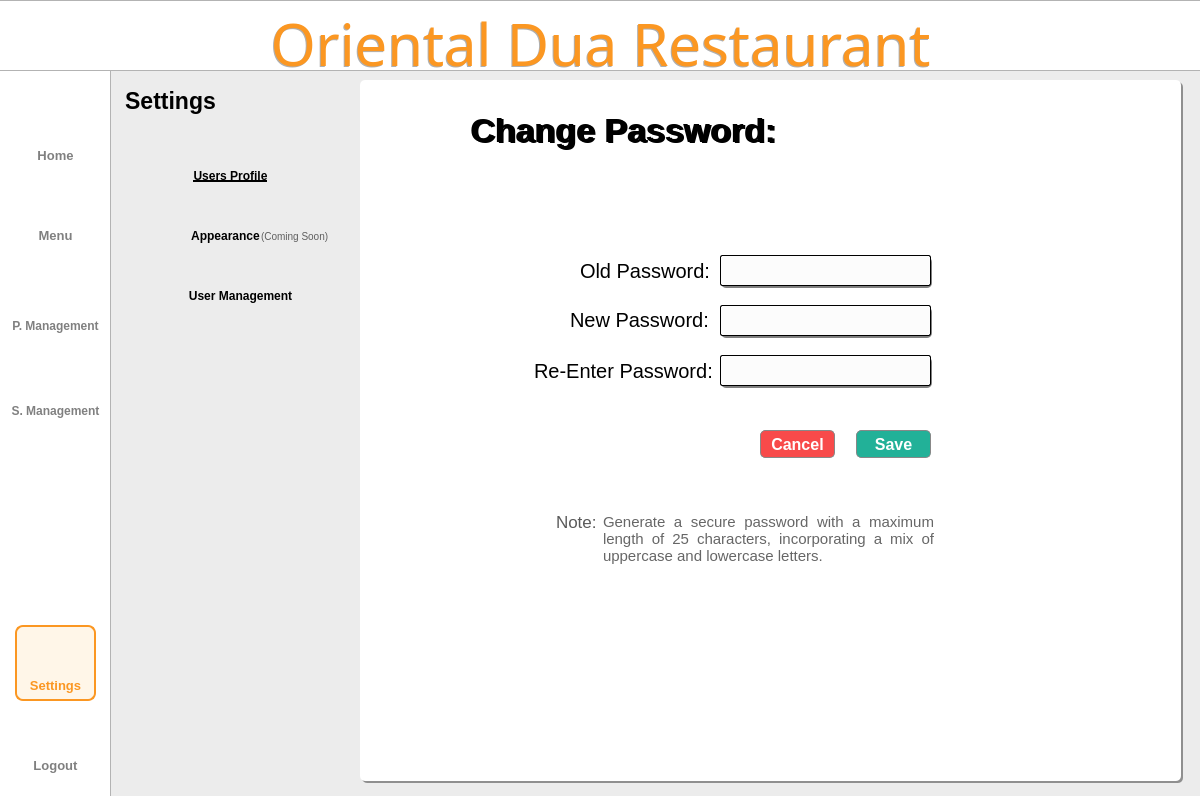
<?xml version="1.0" encoding="UTF-8"?>
<ui version="4.0">
 <class>Dialog</class>
 <widget class="QDialog" name="Dialog">
  <property name="geometry">
   <rect>
    <x>0</x>
    <y>0</y>
    <width>1200</width>
    <height>796</height>
   </rect>
  </property>
  <property name="windowTitle">
   <string>Dialog</string>
  </property>
  <widget class="QWidget" name="bgwidget" native="true">
   <property name="geometry">
    <rect>
     <x>0</x>
     <y>0</y>
     <width>1200</width>
     <height>800</height>
    </rect>
   </property>
   <property name="layoutDirection">
    <enum>Qt::LeftToRight</enum>
   </property>
   <property name="styleSheet">
    <string notr="true">QWidget#bgwidget{background-color: rgb(236, 236, 236);}

</string>
   </property>
   <widget class="QLabel" name="sidebar">
    <property name="geometry">
     <rect>
      <x>-10</x>
      <y>-10</y>
      <width>121</width>
      <height>891</height>
     </rect>
    </property>
    <property name="styleSheet">
     <string notr="true">background-color: rgb(255, 255, 255);
border: 1px solid rgba(0, 0, 0, 0.3);  </string>
    </property>
    <property name="text">
     <string/>
    </property>
   </widget>
   <widget class="QLabel" name="titlebar">
    <property name="geometry">
     <rect>
      <x>-2</x>
      <y>0</y>
      <width>1204</width>
      <height>71</height>
     </rect>
    </property>
    <property name="styleSheet">
     <string notr="true">background-color: rgb(255, 255, 255);
border: 1px solid rgba(0, 0, 0, 0.3);  </string>
    </property>
    <property name="text">
     <string/>
    </property>
   </widget>
   <widget class="QLabel" name="whitebg">
    <property name="geometry">
     <rect>
      <x>360</x>
      <y>80</y>
      <width>821</width>
      <height>701</height>
     </rect>
    </property>
    <property name="styleSheet">
     <string notr="true">background-color: rgb(255, 255, 255);
border-radius: 5px;  </string>
    </property>
    <property name="text">
     <string/>
    </property>
   </widget>
   <widget class="QLabel" name="title">
    <property name="geometry">
     <rect>
      <x>0</x>
      <y>10</y>
      <width>1201</width>
      <height>71</height>
     </rect>
    </property>
    <property name="styleSheet">
     <string notr="true">QLabel#title{
	color: #FB9722;
    font-family: Sacramento;
    font-size: 58px;
    font-weight: 400;
    padding-bottom: 5px;
    text-align: center;
}</string>
    </property>
    <property name="text">
     <string>Oriental Dua Restaurant</string>
    </property>
    <property name="alignment">
     <set>Qt::AlignCenter</set>
    </property>
    <property name="wordWrap">
     <bool>true</bool>
    </property>
   </widget>
   <widget class="QLabel" name="settings">
    <property name="geometry">
     <rect>
      <x>110</x>
      <y>80</y>
      <width>121</width>
      <height>41</height>
     </rect>
    </property>
    <property name="styleSheet">
     <string notr="true">QLabel#settings{
    color: #000000;
    font-family: 'Roboto';
    font-size: 23px;
    font-weight: 500;
}</string>
    </property>
    <property name="text">
     <string>Settings</string>
    </property>
    <property name="alignment">
     <set>Qt::AlignCenter</set>
    </property>
   </widget>
   <widget class="QLabel" name="userprofIcon">
    <property name="geometry">
     <rect>
      <x>140</x>
      <y>160</y>
      <width>35</width>
      <height>35</height>
     </rect>
    </property>
    <property name="styleSheet">
     <string notr="true"/>
    </property>
    <property name="text">
     <string/>
    </property>
    <property name="pixmap">
     <pixmap resource="../resource.qrc">:/icon/icons/user.png</pixmap>
    </property>
    <property name="scaledContents">
     <bool>true</bool>
    </property>
    <property name="alignment">
     <set>Qt::AlignCenter</set>
    </property>
   </widget>
   <widget class="QPushButton" name="logoutbtn">
    <property name="geometry">
     <rect>
      <x>15</x>
      <y>750</y>
      <width>81</width>
      <height>31</height>
     </rect>
    </property>
    <property name="styleSheet">
     <string notr="true">QPushButton{
    color: rgba(0,0,0, 0.5);
    font-family: 'Inter';
    font-size: 13px;
    font-weight: 500;
	border:none;
}

QPushButton:hover{
color: #FB9722;
border: 2px solid #FB9722;
border-radius: 8px;
background-color: rgba(255, 167, 25, 0.1);
}</string>
    </property>
    <property name="text">
     <string>Logout</string>
    </property>
   </widget>
   <widget class="QLabel" name="logoutIcon">
    <property name="geometry">
     <rect>
      <x>39</x>
      <y>715</y>
      <width>35</width>
      <height>35</height>
     </rect>
    </property>
    <property name="minimumSize">
     <size>
      <width>35</width>
      <height>35</height>
     </size>
    </property>
    <property name="maximumSize">
     <size>
      <width>35</width>
      <height>35</height>
     </size>
    </property>
    <property name="styleSheet">
     <string notr="true">QLabel#Pmanagementbtn{
    color: rgba(0,0,0, 0.5);
    font-family: 'Roboto';
    font-size: 11px;
    font-weight: 300;
}</string>
    </property>
    <property name="text">
     <string/>
    </property>
    <property name="pixmap">
     <pixmap resource="../resource.qrc">:/icon/icons/shutdown.png</pixmap>
    </property>
    <property name="scaledContents">
     <bool>true</bool>
    </property>
    <property name="alignment">
     <set>Qt::AlignCenter</set>
    </property>
   </widget>
   <widget class="QPushButton" name="userprofbtn">
    <property name="geometry">
     <rect>
      <x>180</x>
      <y>160</y>
      <width>101</width>
      <height>31</height>
     </rect>
    </property>
    <property name="styleSheet">
     <string notr="true">QPushButton{
    color: #000000;
    font-family: &quot;Roboto&quot;;
    font-size: 12px;
    font-weight: 500;
	border:none;
	text-decoration: underline;
}

</string>
    </property>
    <property name="text">
     <string>Users Profile</string>
    </property>
   </widget>
   <widget class="QLabel" name="myprofile">
    <property name="geometry">
     <rect>
      <x>470</x>
      <y>110</y>
      <width>341</width>
      <height>41</height>
     </rect>
    </property>
    <property name="styleSheet">
     <string notr="true">QLabel{
    color: #000000;
    font-family: 'Inter';
    font-size: 34px;
    font-weight: bold;
}</string>
    </property>
    <property name="text">
     <string>Change Password:</string>
    </property>
    <property name="alignment">
     <set>Qt::AlignLeading|Qt::AlignLeft|Qt::AlignVCenter</set>
    </property>
   </widget>
   <widget class="QLabel" name="appearanceIcon">
    <property name="geometry">
     <rect>
      <x>140</x>
      <y>220</y>
      <width>35</width>
      <height>35</height>
     </rect>
    </property>
    <property name="styleSheet">
     <string notr="true"/>
    </property>
    <property name="text">
     <string/>
    </property>
    <property name="pixmap">
     <pixmap resource="../resource.qrc">:/icon/icons/appearance.png</pixmap>
    </property>
    <property name="scaledContents">
     <bool>true</bool>
    </property>
    <property name="alignment">
     <set>Qt::AlignCenter</set>
    </property>
   </widget>
   <widget class="QPushButton" name="appearancebtn">
    <property name="geometry">
     <rect>
      <x>180</x>
      <y>220</y>
      <width>91</width>
      <height>31</height>
     </rect>
    </property>
    <property name="styleSheet">
     <string notr="true">QPushButton{
    color: #000000;
    font-family: &quot;Roboto&quot;;
    font-size: 12px;
    font-weight: 500;
	border:none;
}

QPushButton:hover{text-decoration: underline;}</string>
    </property>
    <property name="text">
     <string>Appearance</string>
    </property>
   </widget>
   <widget class="QLabel" name="label_3">
    <property name="geometry">
     <rect>
      <x>580</x>
      <y>260</y>
      <width>131</width>
      <height>21</height>
     </rect>
    </property>
    <property name="styleSheet">
     <string notr="true">QLabel{
    color: #000000;
    font-family: &quot;Roboto&quot;;
    font-size: 20px;
    font-weight: 400;

}</string>
    </property>
    <property name="text">
     <string>Old Password:</string>
    </property>
    <property name="alignment">
     <set>Qt::AlignLeading|Qt::AlignLeft|Qt::AlignVCenter</set>
    </property>
   </widget>
   <widget class="QLabel" name="label_4">
    <property name="geometry">
     <rect>
      <x>570</x>
      <y>309</y>
      <width>151</width>
      <height>21</height>
     </rect>
    </property>
    <property name="styleSheet">
     <string notr="true">QLabel{
    color: #000000;
    font-family: &quot;Roboto&quot;;
    font-size: 20px;
    font-weight: 400;
}</string>
    </property>
    <property name="text">
     <string>New Password:</string>
    </property>
    <property name="alignment">
     <set>Qt::AlignLeading|Qt::AlignLeft|Qt::AlignVCenter</set>
    </property>
   </widget>
   <widget class="QLineEdit" name="old_passwordfield">
    <property name="geometry">
     <rect>
      <x>720</x>
      <y>255</y>
      <width>211</width>
      <height>31</height>
     </rect>
    </property>
    <property name="styleSheet">
     <string notr="true">QLineEdit{
border: 1px solid rgba(0, 0, 0, 1); 
border-radius: 2px;
background-color: rgb(252, 252, 252);
padding-left: 5px;
padding-right: 25px;
font-family: &quot;Roboto&quot;;
font-size: 19px;
font-weight: 400;
}</string>
    </property>
    <property name="echoMode">
     <enum>QLineEdit::Password</enum>
    </property>
    <property name="readOnly">
     <bool>false</bool>
    </property>
   </widget>
   <widget class="QLabel" name="usersIcon">
    <property name="geometry">
     <rect>
      <x>140</x>
      <y>280</y>
      <width>35</width>
      <height>35</height>
     </rect>
    </property>
    <property name="styleSheet">
     <string notr="true"/>
    </property>
    <property name="text">
     <string/>
    </property>
    <property name="pixmap">
     <pixmap resource="../resource.qrc">:/icon/icons/users.png</pixmap>
    </property>
    <property name="scaledContents">
     <bool>true</bool>
    </property>
    <property name="alignment">
     <set>Qt::AlignCenter</set>
    </property>
   </widget>
   <widget class="QPushButton" name="usersbtn">
    <property name="geometry">
     <rect>
      <x>180</x>
      <y>280</y>
      <width>121</width>
      <height>31</height>
     </rect>
    </property>
    <property name="styleSheet">
     <string notr="true">QPushButton{
    color: #000000;
    font-family: &quot;Roboto&quot;;
    font-size: 12px;
    font-weight: 500;
	border:none;
}

QPushButton:hover{text-decoration: underline;}</string>
    </property>
    <property name="text">
     <string>User Management</string>
    </property>
   </widget>
   <widget class="QLabel" name="menuIcon">
    <property name="geometry">
     <rect>
      <x>40</x>
      <y>190</y>
      <width>30</width>
      <height>30</height>
     </rect>
    </property>
    <property name="minimumSize">
     <size>
      <width>30</width>
      <height>30</height>
     </size>
    </property>
    <property name="maximumSize">
     <size>
      <width>35</width>
      <height>35</height>
     </size>
    </property>
    <property name="styleSheet">
     <string notr="true">QLabel#Pmanagementbtn{
    color: rgba(0,0,0, 0.5);
    font-family: 'Roboto';
    font-size: 11px;
    font-weight: 300;
}</string>
    </property>
    <property name="text">
     <string/>
    </property>
    <property name="pixmap">
     <pixmap resource="../resource.qrc">:/icon/icons/menu.png</pixmap>
    </property>
    <property name="scaledContents">
     <bool>true</bool>
    </property>
    <property name="alignment">
     <set>Qt::AlignCenter</set>
    </property>
   </widget>
   <widget class="QLabel" name="homeIcon">
    <property name="geometry">
     <rect>
      <x>40</x>
      <y>110</y>
      <width>30</width>
      <height>30</height>
     </rect>
    </property>
    <property name="minimumSize">
     <size>
      <width>30</width>
      <height>30</height>
     </size>
    </property>
    <property name="maximumSize">
     <size>
      <width>35</width>
      <height>35</height>
     </size>
    </property>
    <property name="styleSheet">
     <string notr="true">QLabel#Pmanagementbtn{
    color: rgba(0,0,0, 0.5);
    font-family: 'Roboto';
    font-size: 11px;
    font-weight: 300;
}</string>
    </property>
    <property name="text">
     <string/>
    </property>
    <property name="pixmap">
     <pixmap resource="../resource.qrc">:/icon/icons/home.png</pixmap>
    </property>
    <property name="scaledContents">
     <bool>true</bool>
    </property>
    <property name="alignment">
     <set>Qt::AlignCenter</set>
    </property>
   </widget>
   <widget class="QLabel" name="reportIcon">
    <property name="geometry">
     <rect>
      <x>39</x>
      <y>360</y>
      <width>35</width>
      <height>35</height>
     </rect>
    </property>
    <property name="minimumSize">
     <size>
      <width>35</width>
      <height>35</height>
     </size>
    </property>
    <property name="maximumSize">
     <size>
      <width>35</width>
      <height>35</height>
     </size>
    </property>
    <property name="styleSheet">
     <string notr="true">QLabel#Pmanagementbtn{
    color: rgba(0,0,0, 0.5);
    font-family: 'Roboto';
    font-size: 11px;
    font-weight: 300;
}</string>
    </property>
    <property name="text">
     <string/>
    </property>
    <property name="pixmap">
     <pixmap resource="../resource.qrc">:/icon/icons/report.png</pixmap>
    </property>
    <property name="scaledContents">
     <bool>true</bool>
    </property>
    <property name="alignment">
     <set>Qt::AlignCenter</set>
    </property>
   </widget>
   <widget class="QLabel" name="p_mIcon">
    <property name="geometry">
     <rect>
      <x>37</x>
      <y>270</y>
      <width>40</width>
      <height>40</height>
     </rect>
    </property>
    <property name="minimumSize">
     <size>
      <width>40</width>
      <height>40</height>
     </size>
    </property>
    <property name="maximumSize">
     <size>
      <width>40</width>
      <height>40</height>
     </size>
    </property>
    <property name="styleSheet">
     <string notr="true">QLabel#Pmanagementbtn{
    color: rgba(0,0,0, 0.5);
    font-family: 'Roboto';
    font-size: 11px;
    font-weight: 300;
}</string>
    </property>
    <property name="text">
     <string/>
    </property>
    <property name="pixmap">
     <pixmap resource="../resource.qrc">:/icon/icons/productm.png</pixmap>
    </property>
    <property name="scaledContents">
     <bool>true</bool>
    </property>
    <property name="alignment">
     <set>Qt::AlignCenter</set>
    </property>
   </widget>
   <widget class="QPushButton" name="p_managementbtn">
    <property name="geometry">
     <rect>
      <x>5</x>
      <y>310</y>
      <width>101</width>
      <height>31</height>
     </rect>
    </property>
    <property name="styleSheet">
     <string notr="true">QPushButton{
    color: rgba(0,0,0, 0.5);
    font-family: 'Inter';
    font-size: 12px;
    font-weight: 500;
	border:none;
}

QPushButton:hover{
color: #FB9722;
border: 2px solid #FB9722;
border-radius: 8px;
background-color: rgba(255, 167, 25, 0.1);
}</string>
    </property>
    <property name="text">
     <string>P. Management</string>
    </property>
   </widget>
   <widget class="QPushButton" name="homebtn">
    <property name="geometry">
     <rect>
      <x>15</x>
      <y>140</y>
      <width>81</width>
      <height>31</height>
     </rect>
    </property>
    <property name="styleSheet">
     <string notr="true">QPushButton{
    color: rgba(0,0,0, 0.5);
    font-family: 'Inter';
    font-size: 13px;
    font-weight: 500;
	border:none;
}

QPushButton:hover{
color: #FB9722;
border: 2px solid #FB9722;
border-radius: 8px;
background-color: rgba(255, 167, 25, 0.1);
}</string>
    </property>
    <property name="text">
     <string>Home</string>
    </property>
   </widget>
   <widget class="QPushButton" name="menubtn">
    <property name="geometry">
     <rect>
      <x>15</x>
      <y>220</y>
      <width>81</width>
      <height>31</height>
     </rect>
    </property>
    <property name="styleSheet">
     <string notr="true">QPushButton{
    color: rgba(0,0,0, 0.5);
    font-family: 'Inter';
    font-size: 13px;
    font-weight: 500;
	border:none;
}

QPushButton:hover{
color: #FB9722;
border: 2px solid #FB9722;
border-radius: 8px;
background-color: rgba(255, 167, 25, 0.1);
}</string>
    </property>
    <property name="text">
     <string>Menu</string>
    </property>
   </widget>
   <widget class="QLabel" name="settingIcon">
    <property name="geometry">
     <rect>
      <x>39</x>
      <y>634</y>
      <width>35</width>
      <height>35</height>
     </rect>
    </property>
    <property name="minimumSize">
     <size>
      <width>35</width>
      <height>35</height>
     </size>
    </property>
    <property name="maximumSize">
     <size>
      <width>35</width>
      <height>35</height>
     </size>
    </property>
    <property name="styleSheet">
     <string notr="true">QLabel#Pmanagementbtn{
    color: rgba(0,0,0, 0.5);
    font-family: 'Roboto';
    font-size: 11px;
    font-weight: 300;
}</string>
    </property>
    <property name="text">
     <string/>
    </property>
    <property name="pixmap">
     <pixmap resource="../resource.qrc">:/icon/icons/settings2.png</pixmap>
    </property>
    <property name="scaledContents">
     <bool>true</bool>
    </property>
    <property name="alignment">
     <set>Qt::AlignCenter</set>
    </property>
   </widget>
   <widget class="QLabel" name="label_5">
    <property name="geometry">
     <rect>
      <x>15</x>
      <y>625</y>
      <width>81</width>
      <height>76</height>
     </rect>
    </property>
    <property name="styleSheet">
     <string notr="true">QLabel{
	background-color: rgba(255, 167, 25, 0.1);
	border: 2px solid #FB9722;
	border-radius: 8px;
}</string>
    </property>
    <property name="text">
     <string/>
    </property>
   </widget>
   <widget class="QPushButton" name="settingsbtn">
    <property name="geometry">
     <rect>
      <x>15</x>
      <y>670</y>
      <width>81</width>
      <height>31</height>
     </rect>
    </property>
    <property name="styleSheet">
     <string notr="true">QPushButton{
    color: #FB9722;;
    font-family: 'Inter';
    font-size: 13px;
    font-weight: 500;
	border:none;
}
</string>
    </property>
    <property name="text">
     <string>Settings</string>
    </property>
   </widget>
   <widget class="QLabel" name="whitebg_2">
    <property name="geometry">
     <rect>
      <x>362</x>
      <y>82</y>
      <width>821</width>
      <height>701</height>
     </rect>
    </property>
    <property name="styleSheet">
     <string notr="true">background-color: rgba(0, 0, 0, 100);
border-radius: 5px;  </string>
    </property>
    <property name="text">
     <string/>
    </property>
   </widget>
   <widget class="QLabel" name="myprofileshadow">
    <property name="geometry">
     <rect>
      <x>472</x>
      <y>111</y>
      <width>461</width>
      <height>41</height>
     </rect>
    </property>
    <property name="styleSheet">
     <string notr="true">QLabel{
    color:rgba(0,0,0, .4);
    font-family: 'Inter';
    font-size: 34px;
    font-weight: bold;
}</string>
    </property>
    <property name="text">
     <string>Change Password:</string>
    </property>
    <property name="alignment">
     <set>Qt::AlignLeading|Qt::AlignLeft|Qt::AlignVCenter</set>
    </property>
   </widget>
   <widget class="QLabel" name="title_3">
    <property name="geometry">
     <rect>
      <x>-1</x>
      <y>11</y>
      <width>1201</width>
      <height>71</height>
     </rect>
    </property>
    <property name="styleSheet">
     <string notr="true">QLabel{
color: rgba(0, 0, 0, 80);
    font-family: Sacramento;
    font-size: 58px;
    font-weight: 400;
    padding-bottom: 5px;
    text-align: center;
}
</string>
    </property>
    <property name="text">
     <string>Oriental Dua Restaurant</string>
    </property>
    <property name="alignment">
     <set>Qt::AlignCenter</set>
    </property>
    <property name="wordWrap">
     <bool>true</bool>
    </property>
   </widget>
   <widget class="QLabel" name="profileimg">
    <property name="geometry">
     <rect>
      <x>390</x>
      <y>100</y>
      <width>71</width>
      <height>71</height>
     </rect>
    </property>
    <property name="styleSheet">
     <string notr="true">QLabel{
    color: #000000;
    font-family: 'Inter';
    font-size: 34px;
    font-weight: bold;
}</string>
    </property>
    <property name="text">
     <string/>
    </property>
    <property name="pixmap">
     <pixmap resource="../resource.qrc">:/icon/icons/cresume.png</pixmap>
    </property>
    <property name="scaledContents">
     <bool>true</bool>
    </property>
    <property name="alignment">
     <set>Qt::AlignCenter</set>
    </property>
   </widget>
   <widget class="QLabel" name="label_6">
    <property name="geometry">
     <rect>
      <x>534</x>
      <y>360</y>
      <width>181</width>
      <height>21</height>
     </rect>
    </property>
    <property name="styleSheet">
     <string notr="true">QLabel{
    color: #000000;
    font-family: &quot;Roboto&quot;;
    font-size: 20px;
    font-weight: 400;

}</string>
    </property>
    <property name="text">
     <string>Re-Enter Password:</string>
    </property>
    <property name="alignment">
     <set>Qt::AlignLeading|Qt::AlignLeft|Qt::AlignVCenter</set>
    </property>
   </widget>
   <widget class="QLineEdit" name="new_passwordfield">
    <property name="geometry">
     <rect>
      <x>720</x>
      <y>305</y>
      <width>211</width>
      <height>31</height>
     </rect>
    </property>
    <property name="styleSheet">
     <string notr="true">QLineEdit{
border: 1px solid rgba(0, 0, 0, 1); 
border-radius: 2px;
background-color: rgb(252, 252, 252);
padding-left: 5px;
padding-right: 25px;
font-family: &quot;Roboto&quot;;
font-size: 19px;
font-weight: 400;
}</string>
    </property>
    <property name="frame">
     <bool>true</bool>
    </property>
    <property name="echoMode">
     <enum>QLineEdit::Password</enum>
    </property>
    <property name="readOnly">
     <bool>false</bool>
    </property>
   </widget>
   <widget class="QLineEdit" name="re_passwordfield">
    <property name="geometry">
     <rect>
      <x>720</x>
      <y>355</y>
      <width>211</width>
      <height>31</height>
     </rect>
    </property>
    <property name="styleSheet">
     <string notr="true">QLineEdit{
border: 1px solid rgba(0, 0, 0, 1); 
border-radius: 2px;
background-color: rgb(252, 252, 252);
padding-left: 5px;
padding-right: 25px;
font-family: &quot;Roboto&quot;;
font-size: 19px;
font-weight: 400;
}</string>
    </property>
    <property name="echoMode">
     <enum>QLineEdit::Password</enum>
    </property>
    <property name="readOnly">
     <bool>false</bool>
    </property>
   </widget>
   <widget class="QLabel" name="label_11">
    <property name="geometry">
     <rect>
      <x>721</x>
      <y>307</y>
      <width>211</width>
      <height>31</height>
     </rect>
    </property>
    <property name="styleSheet">
     <string notr="true">	border-radius: 5px;
    background-color: rgba(0, 0, 0, 0.5);
</string>
    </property>
    <property name="text">
     <string/>
    </property>
   </widget>
   <widget class="QLabel" name="label_12">
    <property name="geometry">
     <rect>
      <x>721</x>
      <y>257</y>
      <width>211</width>
      <height>31</height>
     </rect>
    </property>
    <property name="styleSheet">
     <string notr="true">	border-radius: 5px;
    background-color: rgba(0, 0, 0, 0.5);
</string>
    </property>
    <property name="text">
     <string/>
    </property>
   </widget>
   <widget class="QLabel" name="label_13">
    <property name="geometry">
     <rect>
      <x>721</x>
      <y>357</y>
      <width>211</width>
      <height>31</height>
     </rect>
    </property>
    <property name="styleSheet">
     <string notr="true">	border-radius: 5px;
    background-color: rgba(0, 0, 0, 0.5);
</string>
    </property>
    <property name="text">
     <string/>
    </property>
   </widget>
   <widget class="QLabel" name="label_7">
    <property name="geometry">
     <rect>
      <x>556</x>
      <y>511</y>
      <width>51</width>
      <height>21</height>
     </rect>
    </property>
    <property name="styleSheet">
     <string notr="true">QLabel{
   
	color: rgba(0, 0, 0, 0.65);
    font-family: &quot;Roboto&quot;;
    font-size: 17px;
    font-weight: 400;

}</string>
    </property>
    <property name="text">
     <string>Note:</string>
    </property>
    <property name="alignment">
     <set>Qt::AlignLeading|Qt::AlignLeft|Qt::AlignVCenter</set>
    </property>
   </widget>
   <widget class="QLabel" name="label_8">
    <property name="geometry">
     <rect>
      <x>603</x>
      <y>513</y>
      <width>331</width>
      <height>110</height>
     </rect>
    </property>
    <property name="styleSheet">
     <string notr="true">QLabel{
   
	color: rgba(0, 0, 0, 0.6);
    font-family: &quot;Inter&quot;;
    font-size: 15px;
    font-weight: 350;

}</string>
    </property>
    <property name="text">
     <string>Generate a secure password with a maximum length of 25 characters, incorporating a mix of uppercase and lowercase letters.</string>
    </property>
    <property name="alignment">
     <set>Qt::AlignJustify|Qt::AlignTop</set>
    </property>
    <property name="wordWrap">
     <bool>true</bool>
    </property>
   </widget>
   <widget class="QPushButton" name="savebtn">
    <property name="geometry">
     <rect>
      <x>856</x>
      <y>430</y>
      <width>75</width>
      <height>28</height>
     </rect>
    </property>
    <property name="styleSheet">
     <string notr="true">QPushButton{
	color: #FFFFFF;
    background-color: #22B198;
    border: 1px solid #888888;
    border-radius: 5px;
	font-family: 'Inter';
    font-size: 16px;
    font-weight: 500;
}
QPushButton:hover {
	
	background-color: rgb(39, 206, 176);
}

QPushButton:pressed {
  background-color: #22B198;
}</string>
    </property>
    <property name="text">
     <string>Save</string>
    </property>
   </widget>
   <widget class="QPushButton" name="cancelbtn">
    <property name="geometry">
     <rect>
      <x>760</x>
      <y>430</y>
      <width>75</width>
      <height>28</height>
     </rect>
    </property>
    <property name="styleSheet">
     <string notr="true">QPushButton{
	color: #FFFFFF;
    background-color: #F84A4A;
    border: 1px solid #888888;
    border-radius: 5px;
	font-family: 'Inter';
    font-size: 16px;
    font-weight: 500;
}
QPushButton:hover {
	
	background-color: rgb(255, 93, 93);
}

QPushButton:pressed {

  background-color: #F84A4A;
}</string>
    </property>
    <property name="text">
     <string>Cancel</string>
    </property>
   </widget>
   <widget class="QLabel" name="label_14">
    <property name="geometry">
     <rect>
      <x>860</x>
      <y>433</y>
      <width>71</width>
      <height>28</height>
     </rect>
    </property>
    <property name="styleSheet">
     <string notr="true">	border-radius: 5px;
    background-color: rgba(0, 0, 0, .15);
</string>
    </property>
    <property name="text">
     <string/>
    </property>
   </widget>
   <widget class="QLabel" name="label_15">
    <property name="geometry">
     <rect>
      <x>765</x>
      <y>433</y>
      <width>71</width>
      <height>28</height>
     </rect>
    </property>
    <property name="styleSheet">
     <string notr="true">	border-radius: 5px;
    background-color: rgba(0, 0, 0, .15);

</string>
    </property>
    <property name="text">
     <string/>
    </property>
   </widget>
   <widget class="QLabel" name="error">
    <property name="geometry">
     <rect>
      <x>719</x>
      <y>390</y>
      <width>281</width>
      <height>31</height>
     </rect>
    </property>
    <property name="styleSheet">
     <string notr="true">font-family:'Roboto';
font-size:14px;
font-weight:400;
color: rgb(255, 0, 0);</string>
    </property>
    <property name="text">
     <string/>
    </property>
    <property name="alignment">
     <set>Qt::AlignLeading|Qt::AlignLeft|Qt::AlignTop</set>
    </property>
    <property name="wordWrap">
     <bool>true</bool>
    </property>
   </widget>
   <widget class="QLabel" name="label_9">
    <property name="geometry">
     <rect>
      <x>261</x>
      <y>230</y>
      <width>81</width>
      <height>16</height>
     </rect>
    </property>
    <property name="styleSheet">
     <string notr="true">QLabel{
   
	color: rgba(0, 0, 0, 0.6);
    font-family: &quot;Roboto&quot;;
    font-size: 10px;
    font-weight: 400;

}</string>
    </property>
    <property name="text">
     <string>(Coming Soon)</string>
    </property>
    <property name="alignment">
     <set>Qt::AlignLeading|Qt::AlignLeft|Qt::AlignTop</set>
    </property>
    <property name="wordWrap">
     <bool>false</bool>
    </property>
   </widget>
   <widget class="QPushButton" name="editbtn">
    <property name="geometry">
     <rect>
      <x>906</x>
      <y>260</y>
      <width>21</width>
      <height>21</height>
     </rect>
    </property>
    <property name="styleSheet">
     <string notr="true">border:none;</string>
    </property>
    <property name="text">
     <string/>
    </property>
    <property name="iconSize">
     <size>
      <width>35</width>
      <height>35</height>
     </size>
    </property>
   </widget>
   <widget class="QLabel" name="viewpassword">
    <property name="geometry">
     <rect>
      <x>906</x>
      <y>260</y>
      <width>21</width>
      <height>21</height>
     </rect>
    </property>
    <property name="styleSheet">
     <string notr="true">QLabel{
    color: #000000;
    font-family: 'Inter';
    font-size: 34px;
    font-weight: bold;
}</string>
    </property>
    <property name="text">
     <string/>
    </property>
    <property name="pixmap">
     <pixmap resource="../resource.qrc">:/icon/icons/view.png</pixmap>
    </property>
    <property name="scaledContents">
     <bool>true</bool>
    </property>
    <property name="alignment">
     <set>Qt::AlignCenter</set>
    </property>
   </widget>
   <zorder>whitebg_2</zorder>
   <zorder>sidebar</zorder>
   <zorder>titlebar</zorder>
   <zorder>whitebg</zorder>
   <zorder>settings</zorder>
   <zorder>userprofIcon</zorder>
   <zorder>logoutbtn</zorder>
   <zorder>logoutIcon</zorder>
   <zorder>userprofbtn</zorder>
   <zorder>appearanceIcon</zorder>
   <zorder>appearancebtn</zorder>
   <zorder>label_3</zorder>
   <zorder>label_4</zorder>
   <zorder>usersIcon</zorder>
   <zorder>usersbtn</zorder>
   <zorder>menuIcon</zorder>
   <zorder>homeIcon</zorder>
   <zorder>reportIcon</zorder>
   <zorder>p_mIcon</zorder>
   <zorder>p_managementbtn</zorder>
   <zorder>homebtn</zorder>
   <zorder>menubtn</zorder>
   <zorder>label_5</zorder>
   <zorder>settingIcon</zorder>
   <zorder>settingsbtn</zorder>
   <zorder>myprofileshadow</zorder>
   <zorder>myprofile</zorder>
   <zorder>title_3</zorder>
   <zorder>title</zorder>
   <zorder>profileimg</zorder>
   <zorder>label_6</zorder>
   <zorder>label_11</zorder>
   <zorder>label_12</zorder>
   <zorder>label_13</zorder>
   <zorder>re_passwordfield</zorder>
   <zorder>old_passwordfield</zorder>
   <zorder>new_passwordfield</zorder>
   <zorder>label_7</zorder>
   <zorder>label_8</zorder>
   <zorder>label_14</zorder>
   <zorder>label_15</zorder>
   <zorder>cancelbtn</zorder>
   <zorder>savebtn</zorder>
   <zorder>error</zorder>
   <zorder>label_9</zorder>
   <zorder>viewpassword</zorder>
   <zorder>editbtn</zorder>
  </widget>
  <widget class="QPushButton" name="reportbtn">
   <property name="geometry">
    <rect>
     <x>5</x>
     <y>395</y>
     <width>101</width>
     <height>31</height>
    </rect>
   </property>
   <property name="styleSheet">
    <string notr="true">QPushButton{
    color: rgba(0,0,0, 0.5);
    font-family: 'Inter';
    font-size: 12px;
    font-weight: 500;
	border:none;
}

QPushButton:hover{
color: #FB9722;
border: 2px solid #FB9722;
border-radius: 8px;
background-color: rgba(255, 167, 25, 0.1);
}</string>
   </property>
   <property name="text">
    <string>S. Management</string>
   </property>
  </widget>
 </widget>
 <resources>
  <include location="../resource.qrc"/>
 </resources>
 <connections/>
</ui>
